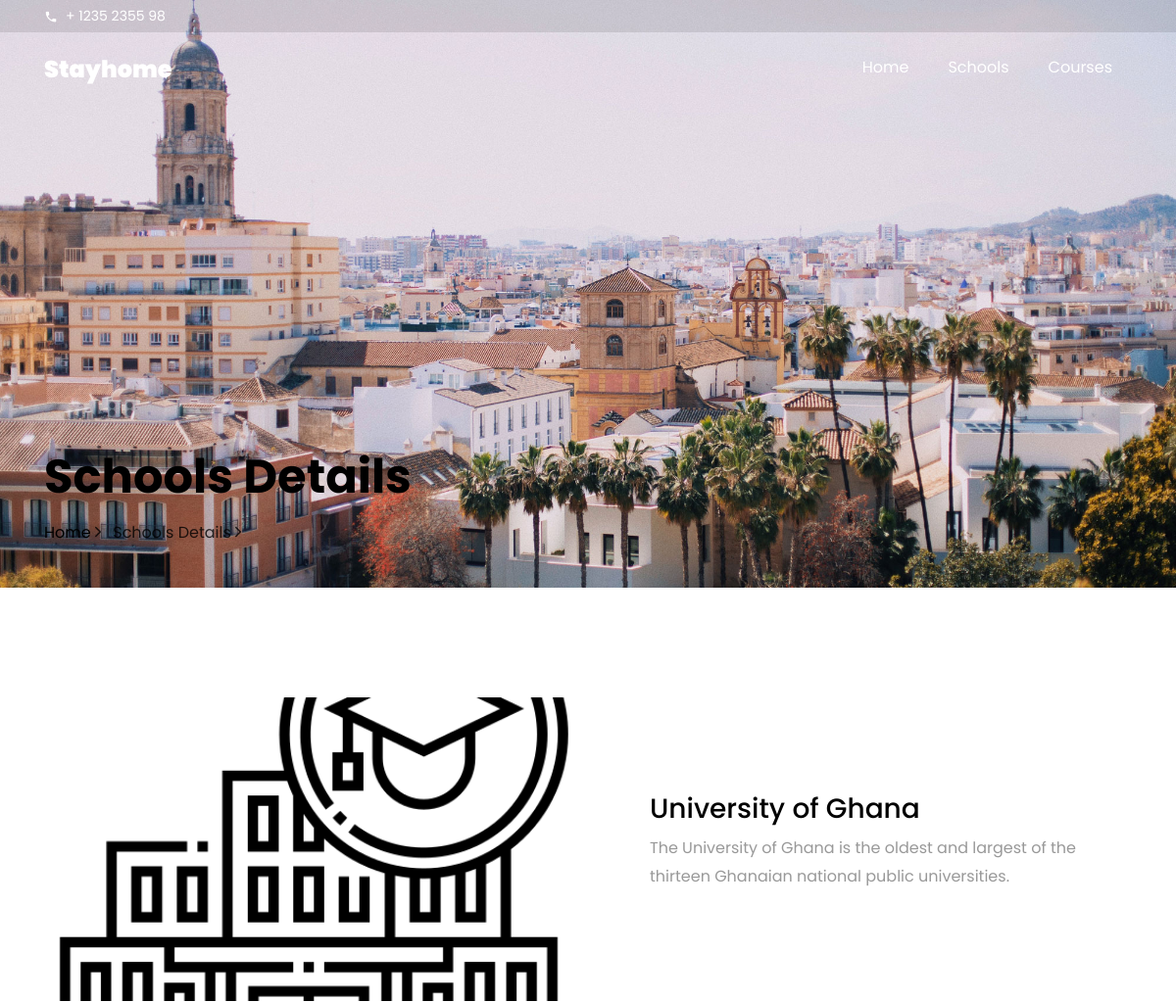
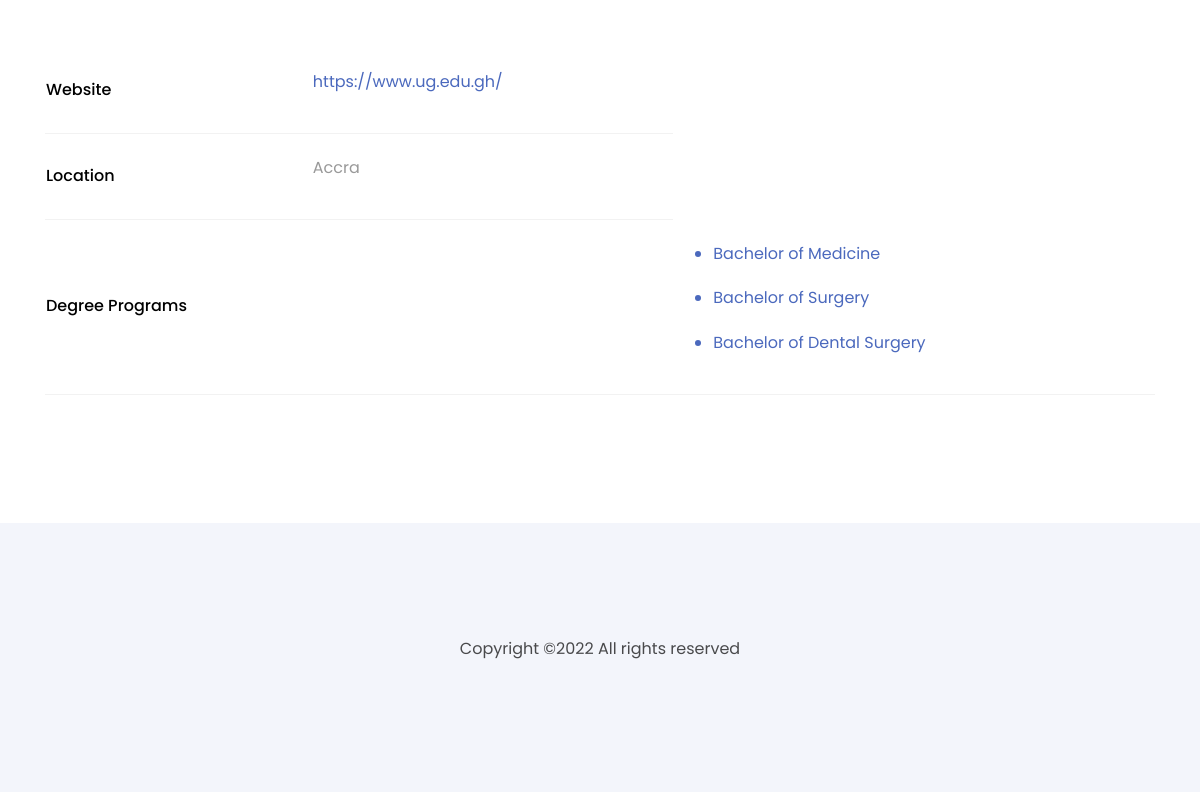
/school-details?sid=4, run on the app's committed database (2 pictures, top to bottom).
### GES/models.py (models this page shows, shortened)
class school(models.Model):
    name = models.CharField(max_length=200,blank=True,null=True)
    desc = models.CharField(max_length=1000,blank=True,null=True)
    school_type = models.CharField(max_length=200,blank=True,null=True)
    location = models.CharField(max_length=200,blank=True,null=True)
    website = models.CharField(max_length=200,blank=True,null=True)
    image = models.ImageField(default="media/uni1.png")

class degree_programs(models.Model):
    name = models.CharField(max_length=200,null=True,blank=True)
    school = models.ForeignKey(school,on_delete=models.CASCADE,null=True)
    type = models.CharField( max_length=50,blank=True,null=True)
    d_type = models.ForeignKey(degree_type,on_delete=models.CASCADE,null=True,blank=True)
    image = models.ImageField(default="media/uni2.png")
    duration = models.CharField(max_length=50,null=True,blank=True)
    department = models.CharField(max_length=50,null=True,blank=True)
    mode = models.CharField(max_length=50,null=True,blank=True)
    about = models.CharField(max_length=2000,null=True,blank=True)
    readmore = models.CharField(max_length=200,null=True,blank=True)

### GES/views.py (the view)
# urls.py: path('school-details',views.school_details,name="school_details"),
def school_details(request):
    context={}
    if "sid" in request.GET:
        sid = request.GET["sid"]
        sch = school.objects.get(id=sid)
        context["sch"] = sch
        deg = degree_programs.objects.filter(school=sch)
        print(len(deg))
        if len(deg)>0:
            if len(deg)==9:
                context["deg"] = degree_programs.objects.filter(school=sch)[:3]
                context["deg1"] = degree_programs.objects.filter(school=sch)[3:6]
                context["deg2"] = degree_programs.objects.filter(school=sch)[6:9]
            elif len(deg)==6:
                context["deg"] = degree_programs.objects.filter(school=sch)[:3]
                context["deg1"] = degree_programs.objects.filter(school=sch)[3:6]
            elif len(deg)==3:
                context["deg"] = degree_programs.objects.filter(school=sch)[:3]
            else:
                context["deg"] = deg
        else:
            pass
        hnd = hnd_programs.objects.filter(school=sch)
        if len(hnd)>0:
            context["hnd"] = hnd
        else:
            pass
        dip = diploma_programs.objects.filter(school=sch)
        if len(dip)>0:
            context["dip"] = dip
        else:
            pass
    return render(request,"school-details.html",context)

### GES/templates/school-details.html (shortened to what this page needs)
<!DOCTYPE html>
<html lang="en">
<head>
<link rel="stylesheet" href="/static/css/main.css" />
</head>
<body data-spy="scroll" data-target=".site-navbar-target" data-offset="300">
<div class="py-1 bg-black top">
<div class="container">
<div class="row no-gutters d-flex align-items-start align-items-center px-md-0">
<div class="col-lg-12 d-block">
<div class="row d-flex">
<div class="col-md pr-4 d-flex topper align-items-center">
<div class="icon mr-2 d-flex justify-content-center align-items-center"><span class="icon-phone2"></span></div>
<span class="text">+ 1235 2355 98</span>
</div>
</div>
</div>
</div>
</div>
</div>
<nav class="navbar navbar-expand-lg navbar-dark ftco_navbar bg-dark ftco-navbar-light site-navbar-target" id="ftco-navbar">
<div class="container">
<a class="navbar-brand" href="{% url 'home' %}">Stayhome</a>
<div class="collapse navbar-collapse" id="ftco-nav">
<ul class="navbar-nav nav ml-auto">
<li class="nav-item"><a href="{% url 'home' %}" class="nav-link"><span>Home</span></a></li>
<li class="nav-item"><a href="{% url 'schools' %}" class="nav-link"><span>Schools</span></a></li>
<li class="nav-item"><a href="{% url 'courses' %}" class="nav-link"><span>Courses</span></a></li>
</ul>
</div>
</div>
</nav>
<section class="hero-wrap hero-wrap-2" style="background-image:url(/static/images/xbg_3.jpg.pagespeed.ic.7IA_jUd7KR.jpg)" data-stellar-background-ratio="0.5">
<div class="container">
<div class="row no-gutters slider-text align-items-end justify-content-start">
<div class="col-md-9 ftco-animate pb-4">
<h1 class="mb-3 bread">Schools Details</h1>
<p class="breadcrumbs"><span class="mr-2"><a href="{% url 'home' %}">Home <i class="ion-ios-arrow-forward"></i></a></span> <span>Schools Details <i class="ion-ios-arrow-forward"></i></span></p>
</div>
</div>
</div>
</section>
<section class="ftco-section ftco-services-2">
<div class="container">
<div class="row">
<div class="col-md-12 property-wrap mb-5">
<div class="row">
<div class="col-md-6 d-flex ftco-animate">
<div class="img align-self-stretch" style="background-image:url({{sch.image.url}})"></div>
</div>
<div class="col-md-6 ftco-animate py-5">
<div class="text py-5 pl-md-5">
<div class="d-flex">
<div>
<h3><a href="properties-single.html">{{sch.name}}</a></h3>
</div>
</div>
<p>{{sch.desc}}.</p>
</div>
</div>
</div>
</div>
<div class="col-md-12 tour-wrap">
<table class="table">
<tbody>
<tr>
<th scope="row">Website</th>
<td>
<a href="{{sch.website}}" target"_blank"> <p>{{sch.website}}</p></a>
</td>
</tr>
<tr>
<th scope="row">Location</th>
<td>
<p>{{sch.location}}</p>
</td>
</tr>
<tr>
<th scope="row">Degree Programs</th>
<td>
</td>
<td>
{% if deg %}
{% for d in deg %}
<ul>
<a href="{% url 'course_details' %}?cid={{d.id}}"><li>{{d.name}}</li></a>
</ul>
{% endfor %}
{% endif %}
</td>
</tr>
</tbody>
</table>
</div>
</div>
</div>
</section>
<footer class="ftco-footer ftco-section">
<div class="container-fluid px-md-5">
<div class="row">
<div class="col-md-12 text-center">
<p>
Copyright &copy;<script data-cfasync="false" src="static/js/email-decode.min.js"></script><script>document.write(new Date().getFullYear());</script> All rights reserved
</p>
</div>
</div>
</div>
</footer>
</body>
</html>

### data on the page
school: image (picture), name "University of Ghana", desc "The University of Ghana is the oldest and largest of the thirteen Ghanaian national public universities", website "https://www.ug.edu.gh/", location "Accra"
degree_programs: name "Bachelor of Medicine"
degree_programs: name "Bachelor of Surgery"
degree_programs: name "Bachelor of Dental Surgery"
